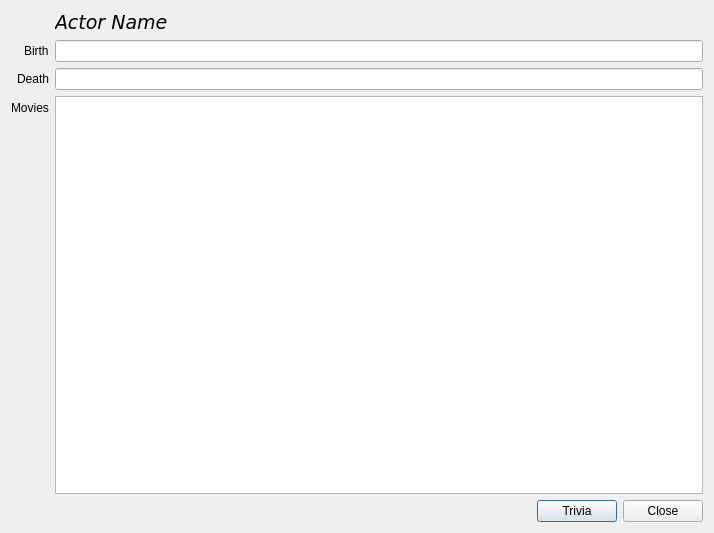
<?xml version="1.0" encoding="UTF-8"?>
<ui version="4.0">
 <class>CastDialog</class>
 <widget class="QDialog" name="CastDialog">
  <property name="geometry">
   <rect>
    <x>0</x>
    <y>0</y>
    <width>714</width>
    <height>533</height>
   </rect>
  </property>
  <property name="minimumSize">
   <size>
    <width>600</width>
    <height>400</height>
   </size>
  </property>
  <property name="windowTitle">
   <string>Cast Information</string>
  </property>
  <property name="windowIcon">
   <iconset>
    <normaloff>film.ico</normaloff>film.ico</iconset>
  </property>
  <layout class="QVBoxLayout" name="verticalLayout">
   <item>
    <layout class="QFormLayout" name="formLayout">
     <property name="fieldGrowthPolicy">
      <enum>QFormLayout::ExpandingFieldsGrow</enum>
     </property>
     <property name="labelAlignment">
      <set>Qt::AlignRight|Qt::AlignTrailing|Qt::AlignVCenter</set>
     </property>
     <item row="0" column="1">
      <layout class="QHBoxLayout" name="horizontalLayout">
       <item>
        <widget class="QLabel" name="labelName">
         <property name="font">
          <font>
           <family>DejaVu Sans</family>
           <pointsize>14</pointsize>
           <italic>true</italic>
          </font>
         </property>
         <property name="text">
          <string>Actor Name</string>
         </property>
        </widget>
       </item>
       <item>
        <spacer name="horizontalSpacer">
         <property name="orientation">
          <enum>Qt::Horizontal</enum>
         </property>
         <property name="sizeType">
          <enum>QSizePolicy::Minimum</enum>
         </property>
         <property name="sizeHint" stdset="0">
          <size>
           <width>40</width>
           <height>20</height>
          </size>
         </property>
        </spacer>
       </item>
       <item>
        <widget class="QLabel" name="labelPhoto">
         <property name="text">
          <string/>
         </property>
        </widget>
       </item>
      </layout>
     </item>
     <item row="1" column="0">
      <widget class="QLabel" name="label">
       <property name="text">
        <string>Birth</string>
       </property>
      </widget>
     </item>
     <item row="1" column="1">
      <widget class="QLineEdit" name="leBirth"/>
     </item>
     <item row="2" column="0">
      <widget class="QLabel" name="label_4">
       <property name="text">
        <string>Death</string>
       </property>
      </widget>
     </item>
     <item row="2" column="1">
      <widget class="QLineEdit" name="leDeath"/>
     </item>
     <item row="3" column="0">
      <widget class="QLabel" name="label_2">
       <property name="text">
        <string>Movies</string>
       </property>
      </widget>
     </item>
     <item row="3" column="1">
      <widget class="QListWidget" name="listMovies">
       <property name="sizePolicy">
        <sizepolicy hsizetype="Expanding" vsizetype="Expanding">
         <horstretch>0</horstretch>
         <verstretch>1</verstretch>
        </sizepolicy>
       </property>
      </widget>
     </item>
    </layout>
   </item>
   <item>
    <layout class="QHBoxLayout" name="horizontalLayout_2">
     <item>
      <spacer name="horizontalSpacer_2">
       <property name="orientation">
        <enum>Qt::Horizontal</enum>
       </property>
       <property name="sizeHint" stdset="0">
        <size>
         <width>40</width>
         <height>20</height>
        </size>
       </property>
      </spacer>
     </item>
     <item>
      <widget class="QPushButton" name="buttonTrivia">
       <property name="text">
        <string>Trivia</string>
       </property>
      </widget>
     </item>
     <item>
      <widget class="QPushButton" name="buttonClose">
       <property name="text">
        <string>Close</string>
       </property>
      </widget>
     </item>
    </layout>
   </item>
  </layout>
 </widget>
 <tabstops>
  <tabstop>leBirth</tabstop>
  <tabstop>leDeath</tabstop>
 </tabstops>
 <resources/>
 <connections/>
</ui>
